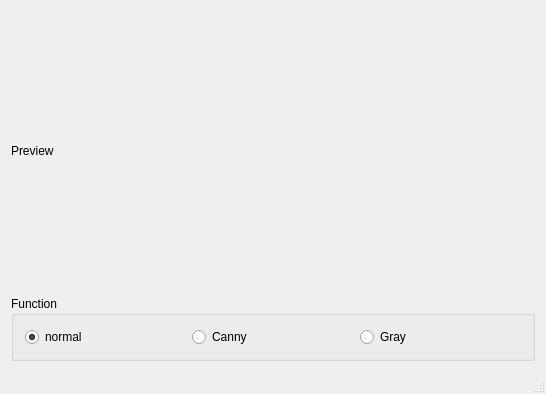
<?xml version="1.0" encoding="UTF-8"?>
<ui version="4.0">
 <class>MainWindow</class>
 <widget class="QMainWindow" name="MainWindow">
  <property name="geometry">
   <rect>
    <x>0</x>
    <y>0</y>
    <width>546</width>
    <height>394</height>
   </rect>
  </property>
  <property name="windowTitle">
   <string>MainWindow</string>
  </property>
  <widget class="QWidget" name="centralWidget">
   <layout class="QVBoxLayout" name="verticalLayout" stretch="1,0">
    <item>
     <widget class="QLabel" name="Preview">
      <property name="text">
       <string>Preview</string>
      </property>
     </widget>
    </item>
    <item>
     <widget class="QGroupBox" name="ModeGroup">
      <property name="title">
       <string>Function</string>
      </property>
      <layout class="QHBoxLayout" name="horizontalLayout_2">
       <item>
        <widget class="QRadioButton" name="ModeNormal">
         <property name="text">
          <string>normal</string>
         </property>
         <property name="checked">
          <bool>true</bool>
         </property>
        </widget>
       </item>
       <item>
        <widget class="QRadioButton" name="ModeCanny">
         <property name="text">
          <string>Canny</string>
         </property>
        </widget>
       </item>
       <item>
        <widget class="QRadioButton" name="ModeGray">
         <property name="text">
          <string>Gray</string>
         </property>
        </widget>
       </item>
      </layout>
     </widget>
    </item>
   </layout>
  </widget>
  <widget class="QStatusBar" name="statusBar"/>
 </widget>
 <layoutdefault spacing="6" margin="11"/>
 <resources/>
 <connections/>
</ui>
